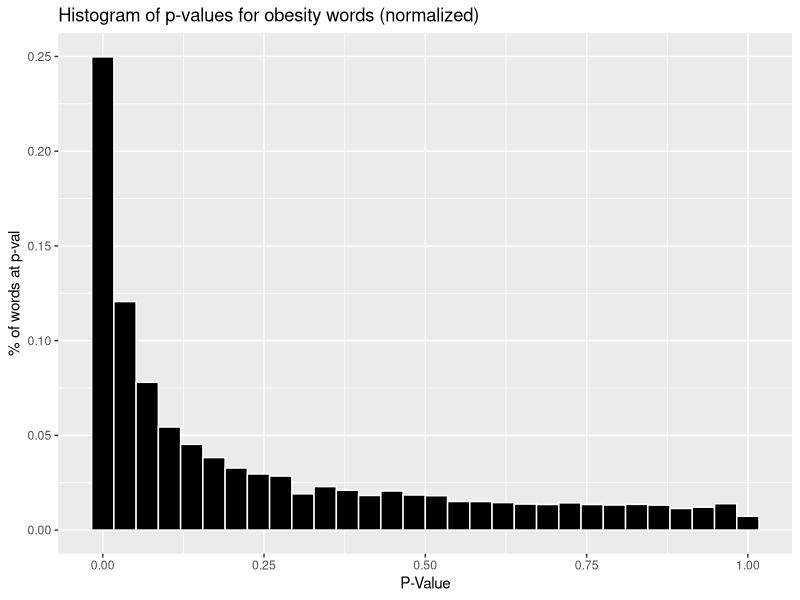
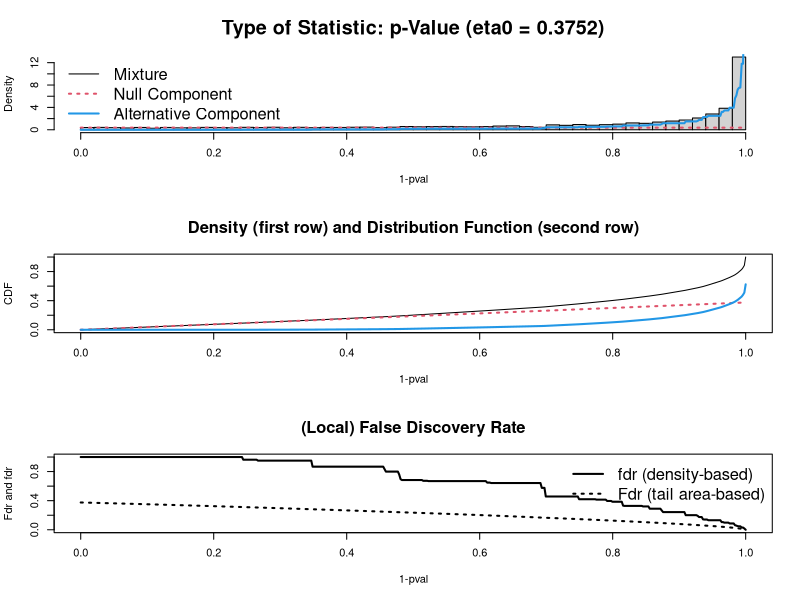
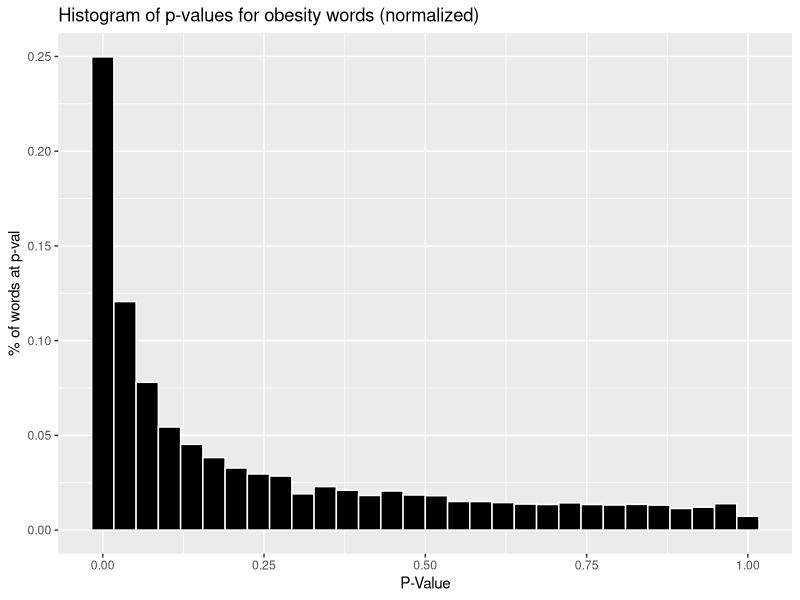

Write the R code that produced these figures, in order. (Note: this script raises an error after producing the figures.)
setwd("/Users/Nick/spring15/independentStudy")
#A point of note: fdrtool was written under R 3.1.2 which is the latest. 
#R.Version() #A quick way to check if you need.

# Incase you need to isntall the packages
# install.packages("fdrtool")
# install.packages("ggplot2")
# install.packages("gridExtra")

require(fdrtool)
require(ggplot2)
library(gridExtra)


obesityRaw = read.table("data/obesity_censored.txt", header = TRUE, fill = TRUE)
obesity = na.omit(obesityRaw) #There are some NAs in the data.

m = ggplot(obesity, aes(x = pvalue)) + 
  geom_histogram(aes(y=..count../sum(..count..)), color = "white", fill = "black") + 
  labs(title = "Histogram of p-values for obesity words (normalized)",
      x = "P-Value", y = "% of words at p-val")
m #Have to actually call the ggplot variable to see it
ggsave("figures/Obesity_PVal_Hist_Norm.pdf") #Save


FDRresults = fdrtool(obesity$pvalue, statistic = "pvalue", plot = TRUE)
obesity$qvalue = FDRresults$qval

#Plot the 
P   = ggplot(obesity, aes(x = pvalue)) + geom_histogram(aes(y=..count../sum(..count..)),fill = "#7fc97f", alpha = 0.6) + ylim(0,0.4)
Q   = ggplot(obesity, aes(x = qvalue)) + geom_histogram(aes(y=..count../sum(..count..)), fill = "#beaed4", alpha = 0.6) + ylim(0,0.4)
out = arrangeGrob(P,Q,ncol=2, main = "P-Val vs, Q-Val")
out #just so we can see the output. 
ggsave("figures/Obesity_PVal_vs_Qval.pdf",out) #Save
